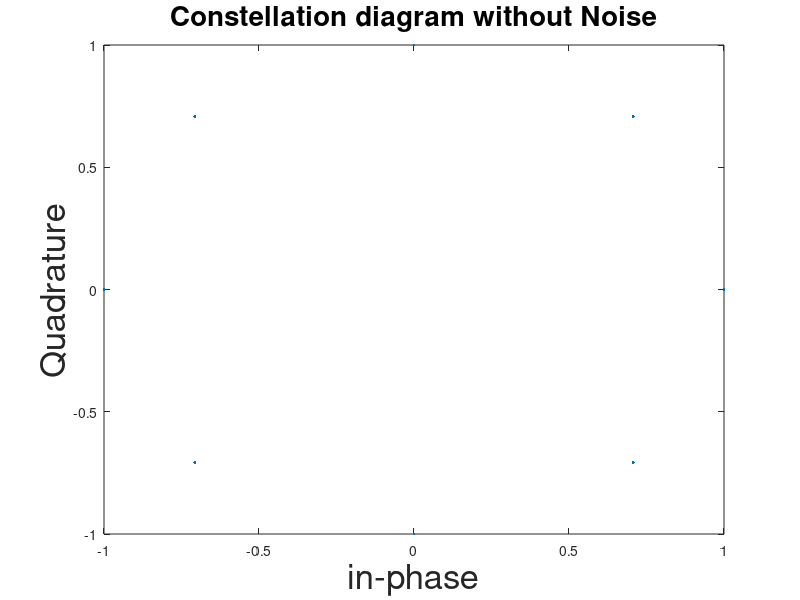
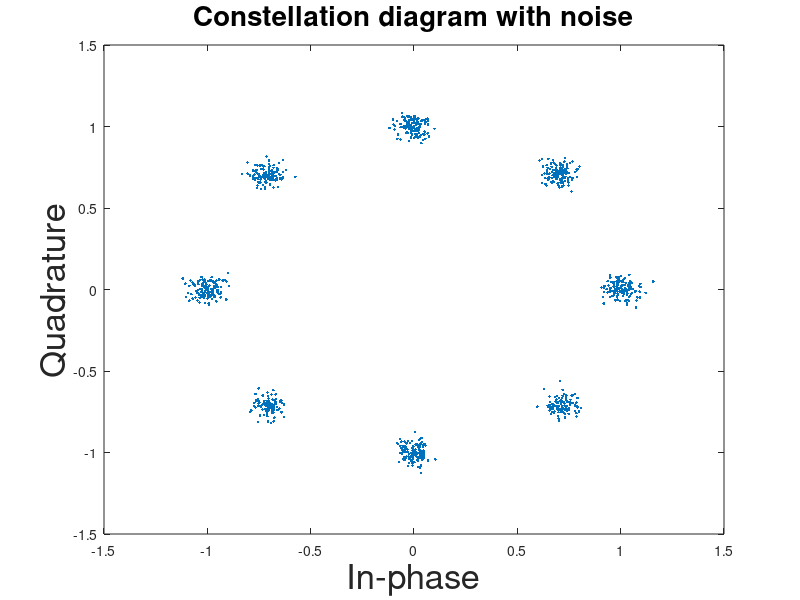

These figures' MATLAB source, in order:

clc;
clear all;
close all;
pkg load communications;

N=3000;
x=randi([0,1],1,N);
M=8;

yy=[];
for i=1:3:length(x) if x(i)==0 && x(i+1)==0 && x(i+2)==0 y=cosd(0)+1j*sind(0);
  elseif x(i)==0 && x(i+1)==0 && x(i+2)==1 y=cosd(45)+1j*sind(45);
  elseif x(i)==0 && x(i+1)==1 && x(i+2)==1 y=cosd(90)+1j*sind(90);
  elseif x(i)==0 && x(i+1)==1 && x(i+2)==0 y=cosd(135)+1j*sind(135);
  elseif x(i)==1 && x(i+1)==1 && x(i+2)==0 y=cosd(180)+1j*sind(180);
  elseif x(i)==1 && x(i+1)==1 && x(i+2)==1 y=cosd(225)+1j*sind(225);
  elseif x(i)==1 && x(i+1)==0 && x(i+2)==1 y=cosd(270)+1j*sind(270);
  elseif x(i)==1 && x(i+1)==0 && x(i+2)==0 y=cosd(315)+1j*sind(315);
endif

yy=[yy y];
endfor

scatterplot(yy);
title('Constellation diagram without Noise','FontSize',20);
xlabel('in-phase','FontSize',25);
ylabel('Quadrature','FontSize',25);
EbN0db=20;
EbN0=10^(EbN0db/10);

n=(1/sqrt(2))*[randn(1,length(yy))+1j*randn(1,length(yy))];
sigma=sqrt(1/((log2(M))*EbN0));

r=yy+sigma*n;
scatterplot(r);
title('Constellation diagram with noise','FontSize',20);
xlabel('In-phase','FontSize',25);
ylabel('Quadrature','FontSize',25);



